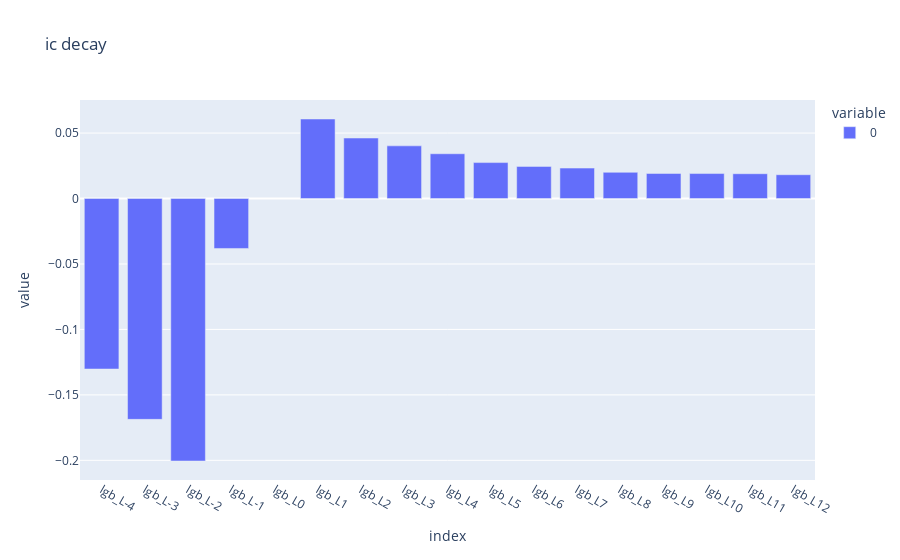
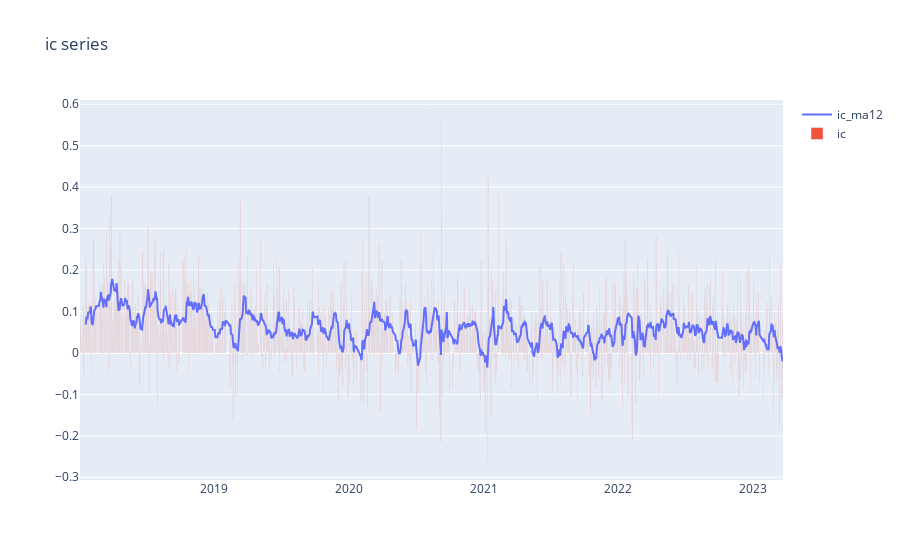
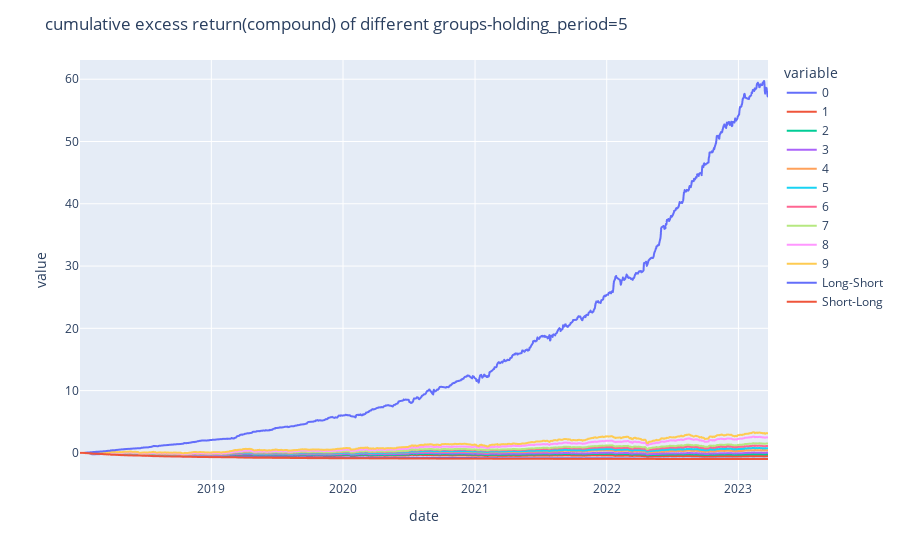
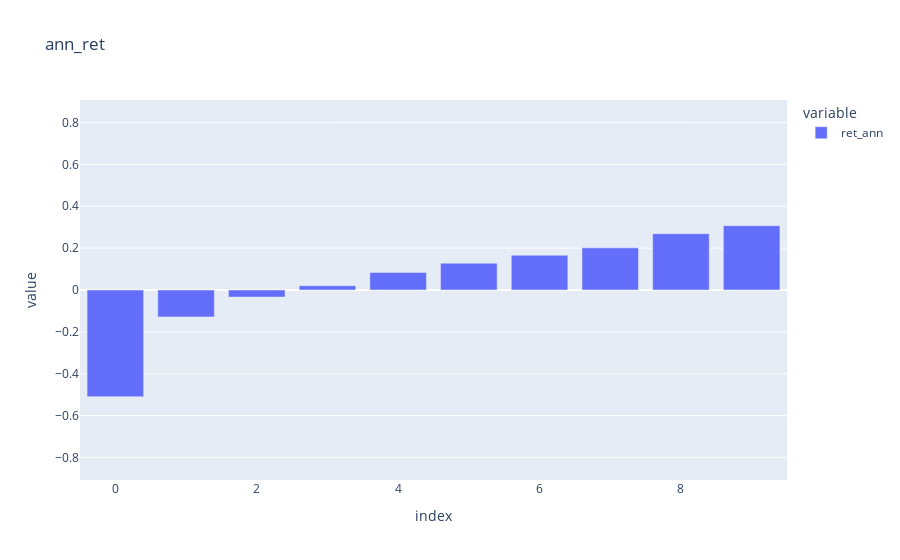

These figures' notebook cell, in order:
### Code cell
data.index = data.index.set_names(['date','code'])
factor_data.index = factor_data.index.set_names(['date','code'])
fe = FactorEvaluation(bar_data=data,factor_data=factor_data)
report = fe.get_factor_detail_report(factor='lgb',holding_period=5,groups=10,base='avg',total=False,add_shift=1,excess_return=False)
summary_plot(report)

### Figure 1 — Plotly figure (JSON) as saved in the notebook; plotly's stock layout.template omitted (floating-point values rounded to 4 significant figures)
{"data": [{"alignmentgroup": "True", "hovertemplate": "variable=0<br>index=%{x}<br>value=%{y}<extra></extra>", "legendgroup": "0", "marker": {"color": "#636efa", "pattern": {"shape": ""}}, "name": "0", "offsetgroup": "0", "orientation": "v", "showlegend": true, "textposition": "auto", "type": "bar", "x": ["lgb_L-4", "lgb_L-3", "lgb_L-2", "lgb_L-1", "lgb_L0", "lgb_L1", "lgb_L2", "lgb_L3", "lgb_L4", "lgb_L5", "lgb_L6", "lgb_L7", "lgb_L8", "lgb_L9", "lgb_L10", "lgb_L11", "lgb_L12"], "xaxis": "x", "y": [-0.1302, -0.1687, -0.2005, -0.03816, null, 0.06073, 0.0462, 0.04022, 0.03418, 0.02744, 0.02453, 0.02324, 0.02001, 0.01914, 0.01906, 0.01893, 0.01817], "yaxis": "y"}], "layout": {"barmode": "relative", "legend": {"title": {"text": "variable"}, "tracegroupgap": 0}, "title": {"text": "ic decay"}, "xaxis": {"anchor": "y", "domain": [0, 1], "title": {"text": "index"}}, "yaxis": {"anchor": "x", "domain": [0, 1], "title": {"text": "value"}}}}

### Figure 2 — Plotly figure (JSON) as saved in the notebook; plotly's stock layout.template omitted (floating-point values rounded to 4 significant figures; data arrays with more than 128 entries replaced by an {"elided": "..."} marker saying what was removed)
{"data": [{"name": "ic_ma12", "type": "scatter", "x": {"elided": "1269 str values"}, "y": {"elided": "1269 float values"}}, {"name": "ic", "type": "bar", "x": {"elided": "1269 str values"}, "y": {"elided": "1269 float values"}}], "layout": {"title": {"text": "ic series"}, "xaxis": {"anchor": "y", "domain": [0, 1]}, "yaxis": {"anchor": "x", "domain": [0, 1]}}}

### Figure 3 — Plotly figure (JSON) as saved in the notebook; plotly's stock layout.template omitted (floating-point values rounded to 4 significant figures; data arrays with more than 128 entries replaced by an {"elided": "..."} marker saying what was removed)
{"data": [{"hovertemplate": "variable=0<br>date=%{x}<br>value=%{y}<extra></extra>", "legendgroup": "0", "line": {"color": "#636efa", "dash": "solid"}, "marker": {"symbol": "circle"}, "mode": "lines", "name": "0", "showlegend": true, "type": "scattergl", "x": {"elided": "1269 str values"}, "xaxis": "x", "y": {"elided": "1269 float values"}, "yaxis": "y"}, {"hovertemplate": "variable=1<br>date=%{x}<br>value=%{y}<extra></extra>", "legendgroup": "1", "line": {"color": "#EF553B", "dash": "solid"}, "marker": {"symbol": "circle"}, "mode": "lines", "name": "1", "showlegend": true, "type": "scattergl", "x": {"elided": "1269 str values"}, "xaxis": "x", "y": {"elided": "1269 float values"}, "yaxis": "y"}, {"hovertemplate": "variable=2<br>date=%{x}<br>value=%{y}<extra></extra>", "legendgroup": "2", "line": {"color": "#00cc96", "dash": "solid"}, "marker": {"symbol": "circle"}, "mode": "lines", "name": "2", "showlegend": true, "type": "scattergl", "x": {"elided": "1269 str values"}, "xaxis": "x", "y": {"elided": "1269 float values"}, "yaxis": "y"}, {"hovertemplate": "variable=3<br>date=%{x}<br>value=%{y}<extra></extra>", "legendgroup": "3", "line": {"color": "#ab63fa", "dash": "solid"}, "marker": {"symbol": "circle"}, "mode": "lines", "name": "3", "showlegend": true, "type": "scattergl", "x": {"elided": "1269 str values"}, "xaxis": "x", "y": {"elided": "1269 float values"}, "yaxis": "y"}, {"hovertemplate": "variable=4<br>date=%{x}<br>value=%{y}<extra></extra>", "legendgroup": "4", "line": {"color": "#FFA15A", "dash": "solid"}, "marker": {"symbol": "circle"}, "mode": "lines", "name": "4", "showlegend": true, "type": "scattergl", "x": {"elided": "1269 str values"}, "xaxis": "x", "y": {"elided": "1269 float values"}, "yaxis": "y"}, {"hovertemplate": "variable=5<br>date=%{x}<br>value=%{y}<extra></extra>", "legendgroup": "5", "line": {"color": "#19d3f3", "dash": "solid"}, "marker": {"symbol": "circle"}, "mode": "lines", "name": "5", "showlegend": true, "type": "scattergl", "x": {"elided": "1269 str values"}, "xaxis": "x", "y": {"elided": "1269 float values"}, "yaxis": "y"}, {"hovertemplate": "variable=6<br>date=%{x}<br>value=%{y}<extra></extra>", "legendgroup": "6", "line": {"color": "#FF6692", "dash": "solid"}, "marker": {"symbol": "circle"}, "mode": "lines", "name": "6", "showlegend": true, "type": "scattergl", "x": {"elided": "1269 str values"}, "xaxis": "x", "y": {"elided": "1269 float values"}, "yaxis": "y"}, {"hovertemplate": "variable=7<br>date=%{x}<br>value=%{y}<extra></extra>", "legendgroup": "7", "line": {"color": "#B6E880", "dash": "solid"}, "marker": {"symbol": "circle"}, "mode": "lines", "name": "7", "showlegend": true, "type": "scattergl", "x": {"elided": "1269 str values"}, "xaxis": "x", "y": {"elided": "1269 float values"}, "yaxis": "y"}, {"hovertemplate": "variable=8<br>date=%{x}<br>value=%{y}<extra></extra>", "legendgroup": "8", "line": {"color": "#FF97FF", "dash": "solid"}, "marker": {"symbol": "circle"}, "mode": "lines", "name": "8", "showlegend": true, "type": "scattergl", "x": {"elided": "1269 str values"}, "xaxis": "x", "y": {"elided": "1269 float values"}, "yaxis": "y"}, {"hovertemplate": "variable=9<br>date=%{x}<br>value=%{y}<extra></extra>", "legendgroup": "9", "line": {"color": "#FECB52", "dash": "solid"}, "marker": {"symbol": "circle"}, "mode": "lines", "name": "9", "showlegend": true, "type": "scattergl", "x": {"elided": "1269 str values"}, "xaxis": "x", "y": {"elided": "1269 float values"}, "yaxis": "y"}, {"hovertemplate": "variable=Long-Short<br>date=%{x}<br>value=%{y}<extra></extra>", "legendgroup": "Long-Short", "line": {"color": "#636efa", "dash": "solid"}, "marker": {"symbol": "circle"}, "mode": "lines", "name": "Long-Short", "showlegend": true, "type": "scattergl", "x": {"elided": "1269 str values"}, "xaxis": "x", "y": {"elided": "1269 float values"}, "yaxis": "y"}, {"hovertemplate": "variable=Short-Long<br>date=%{x}<br>value=%{y}<extra></extra>", "legendgroup": "Short-Long", "line": {"color": "#EF553B", "dash": "solid"}, "marker": {"symbol": "circle"}, "mode": "lines", "name": "Short-Long", "showlegend": true, "type": "scattergl", "x": {"elided": "1269 str values"}, "xaxis": "x", "y": {"elided": "1269 float values"}, "yaxis": "y"}], "layout": {"legend": {"title": {"text": "variable"}, "tracegroupgap": 0}, "margin": {"t": 60}, "title": {"text": "cumulative excess return(compound) of different groups-holding_period=5"}, "xaxis": {"anchor": "y", "domain": [0, 1], "title": {"text": "date"}}, "yaxis": {"anchor": "x", "domain": [0, 1], "title": {"text": "value"}}}}

### Figure 4 — Plotly figure (JSON) as saved in the notebook; plotly's stock layout.template omitted (floating-point values rounded to 4 significant figures)
{"data": [{"alignmentgroup": "True", "hovertemplate": "variable=ret_ann<br>index=%{x}<br>value=%{y}<extra></extra>", "legendgroup": "ret_ann", "marker": {"color": "#636efa", "pattern": {"shape": ""}}, "name": "ret_ann", "offsetgroup": "ret_ann", "orientation": "v", "showlegend": true, "textposition": "auto", "type": "bar", "x": [0, 1, 2, 3, 4, 5, 6, 7, 8, 9, "Long-Short", "Short-Long"], "xaxis": "x", "y": [-0.5093, -0.1284, -0.0338, 0.0205, 0.084, 0.128, 0.1658, 0.2014, 0.2689, 0.3072, 0.8165, -0.8165], "yaxis": "y"}], "layout": {"barmode": "relative", "legend": {"title": {"text": "variable"}, "tracegroupgap": 0}, "title": {"text": "ann_ret"}, "xaxis": {"anchor": "y", "domain": [0, 1], "title": {"text": "index"}}, "yaxis": {"anchor": "x", "domain": [0, 1], "title": {"text": "value"}}}}
